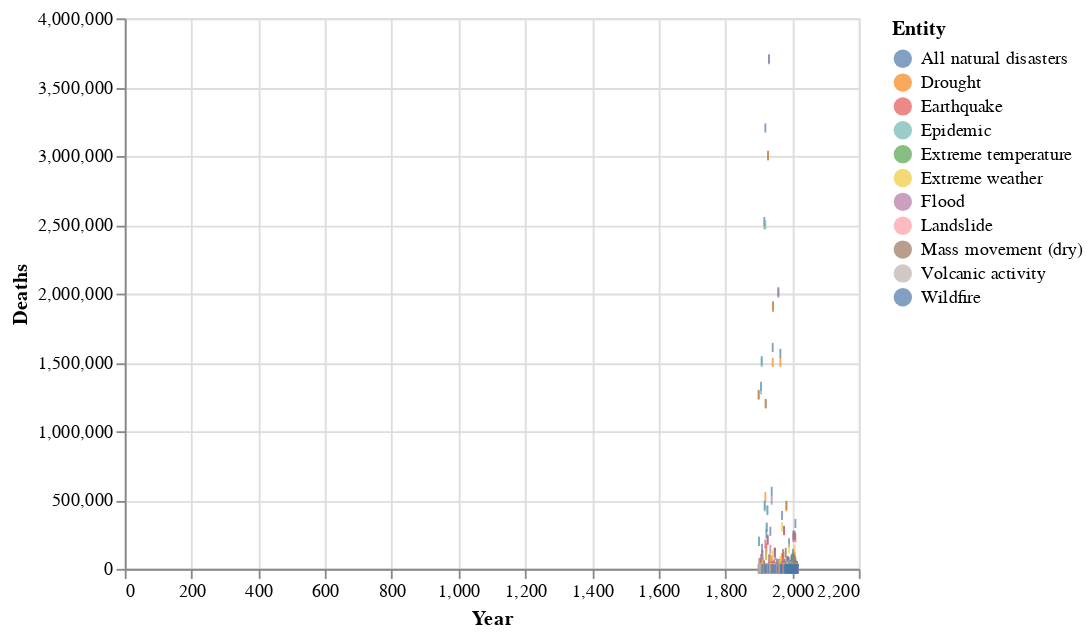

The notebook cell this image was saved under:
### Code cell
alt.Chart(df).mark_tick().encode(
    color='Entity',
    y='Deaths',
    x='Year'
)

### Figure 1 — Vega-Lite specification as saved in the notebook (floating-point values rounded to 4 significant figures; data arrays with more than 128 entries replaced by an {"elided": "..."} marker saying what was removed)
{"config": {"view": {"continuousWidth": 400, "continuousHeight": 300}}, "data": {"name": "data-a5f67bb0c527c8ad45e8894adac105a1"}, "mark": "tick", "encoding": {"color": {"field": "Entity", "type": "nominal"}, "x": {"field": "Year", "type": "quantitative"}, "y": {"field": "Deaths", "type": "quantitative"}}, "$schema": "https://vega.github.io/schema/vega-lite/v4.17.0.json", "datasets": {"data-a5f67bb0c527c8ad45e8894adac105a1": {"elided": "803 records"}}}
